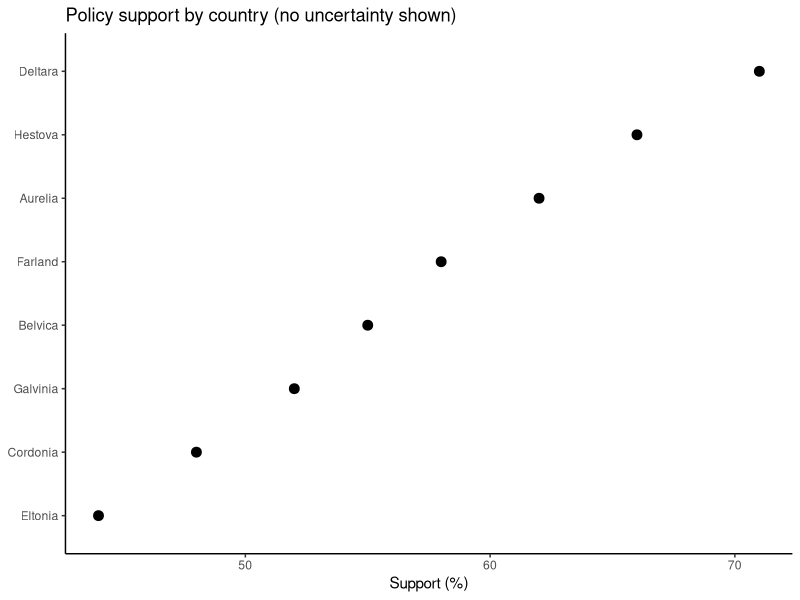
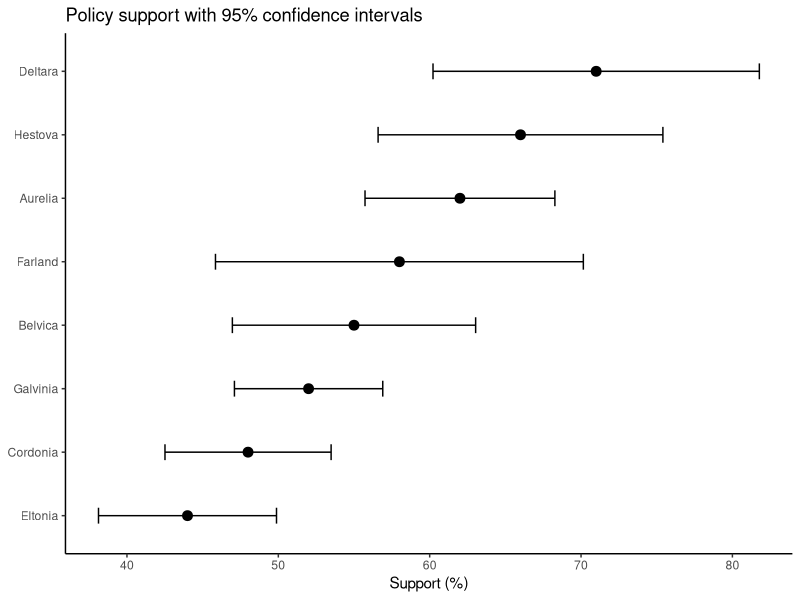
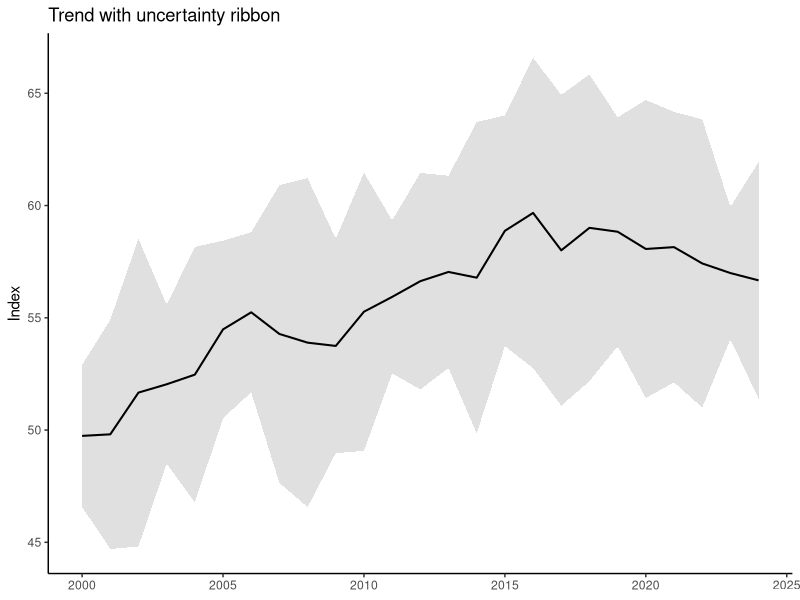
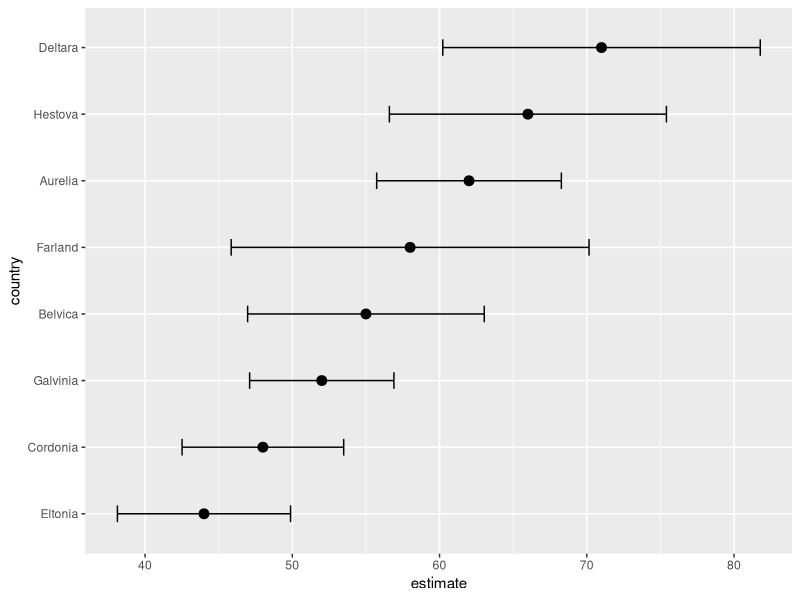
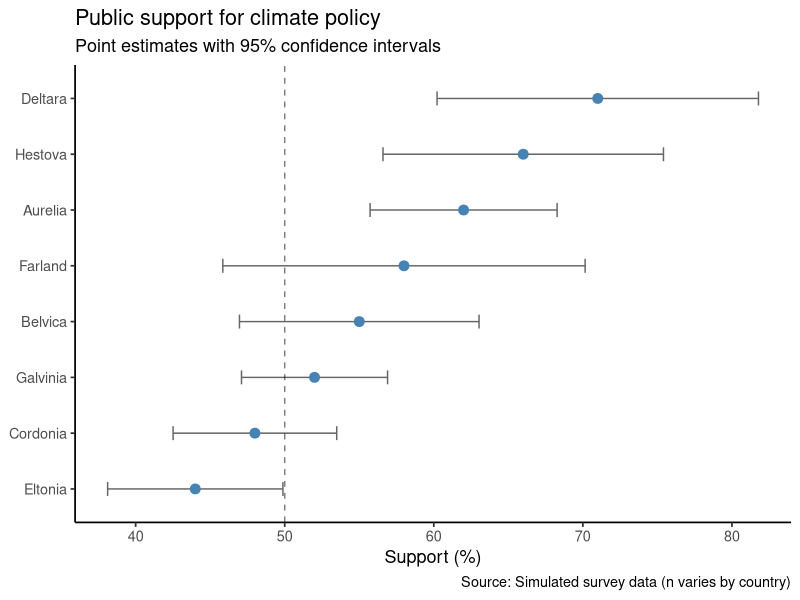

Recreate these plots in R, in order.
## ---- chunk 1
library(ggplot2)
library(dplyr)
library(tidyr)
library(scales)

set.seed(42)
## ---- chunk 2
df <- data.frame(
  country = c("Aurelia", "Belvica", "Cordonia", "Deltara",
              "Eltonia", "Farland", "Galvinia", "Hestova"),
  estimate = c(62, 55, 48, 71, 44, 58, 52, 66),
  se = c(3.2, 4.1, 2.8, 5.5, 3.0, 6.2, 2.5, 4.8)
) %>%
  mutate(
    lower = estimate - 1.96 * se,
    upper = estimate + 1.96 * se,
    country = reorder(country, estimate)
  )
## ---- chunk 3
ggplot(df, aes(x = estimate, y = country)) +
  geom_point(size = 3) +
  theme_classic() +
  labs(x = "Support (%)", y = NULL,
       title = "Policy support by country (no uncertainty shown)")
## ---- chunk 4
ggplot(df, aes(x = estimate, y = country)) +
  geom_errorbarh(aes(xmin = lower, xmax = upper), height = 0.25) +
  geom_point(size = 3) +
  theme_classic() +
  labs(x = "Support (%)", y = NULL,
       title = "Policy support with 95% confidence intervals")
## ---- chunk 5
set.seed(123)
ts <- data.frame(year = 2000:2024,
  estimate = cumsum(rnorm(25, 0.3, 1)) + 50) %>%
  mutate(se = runif(25, 1.5, 4),
         lower = estimate - 1.96 * se, upper = estimate + 1.96 * se)
ggplot(ts, aes(x = year, y = estimate)) +
  geom_ribbon(aes(ymin = lower, ymax = upper), fill = "grey70", alpha = 0.4) +
  geom_line(linewidth = 0.7) +
  theme_classic() +
  labs(x = NULL, y = "Index", title = "Trend with uncertainty ribbon")
## ---- chunk 6
ggplot(df, aes(x = estimate, y = country)) +
  geom_errorbarh(aes(xmin = lower, xmax = upper), height = 0.25) +
  geom_point(size = 3)
## ---- chunk 7
ggplot(df, aes(x = estimate, y = country)) +
  geom_errorbarh(aes(xmin = lower, xmax = upper), height = 0.25, color = "grey40") +
  geom_point(size = 3, color = "steelblue") +
  geom_vline(xintercept = 50, linetype = "dashed", alpha = 0.5) +
  theme_classic(base_size = 13) +
  labs(x = "Support (%)", y = NULL, title = "Public support for climate policy", subtitle = "Point estimates with 95% confidence intervals", caption = "Source: Simulated survey data (n varies by country)")
